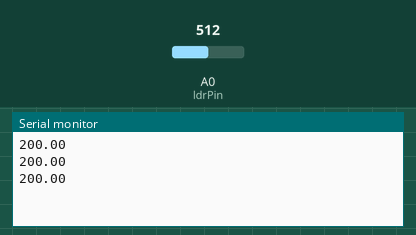
The sketch below on a simulated Arduino Uno, built with avr-gcc and run on an emulated ATmega328P. On the bench: the last lines printed to the serial monitor. The test bench sets the inputs (shaded band); at power-on: A0 (ldrPin) = 512.

Above: at 1.3 s.
1.4 s: A0 (ldrPin) set to 716
At 1.9 s:
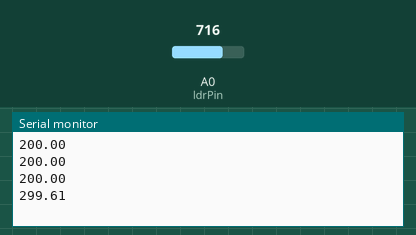
2.9 s: A0 (ldrPin) set to 900
At 3.4 s:
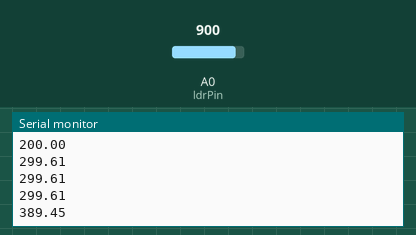
Timing chart, 0 to 5.9 s (numbered marks = the images above; inputs shaded):
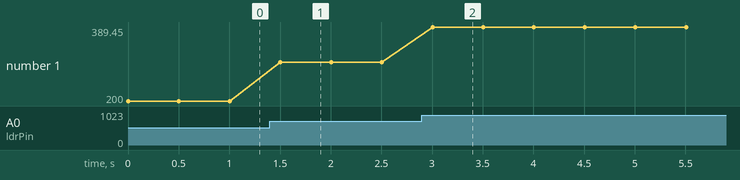

Measured:
- after the input at 1.4 s, the serial monitor: prints a new line after 0.10 s (image 1)
- after the input at 2.9 s, the serial monitor: prints a new line after 0.10 s (image 2)
- plotted number 1: 200 → 299.61 after the input at 1.4 s, 299.61 → 389.45 after the input at 2.9 s

The sketch:

temp_test.ino
```cpp
float temp;
const int ldrPin = A0;

void setup() {
  Serial.begin(9600);
};

void loop () {
  temp = analogRead(ldrPin) * 5 / 1024.0;
  temp = temp - 0.5;
  temp = temp / 0.01;
  Serial.println(temp);
  delay(500);
};
```
